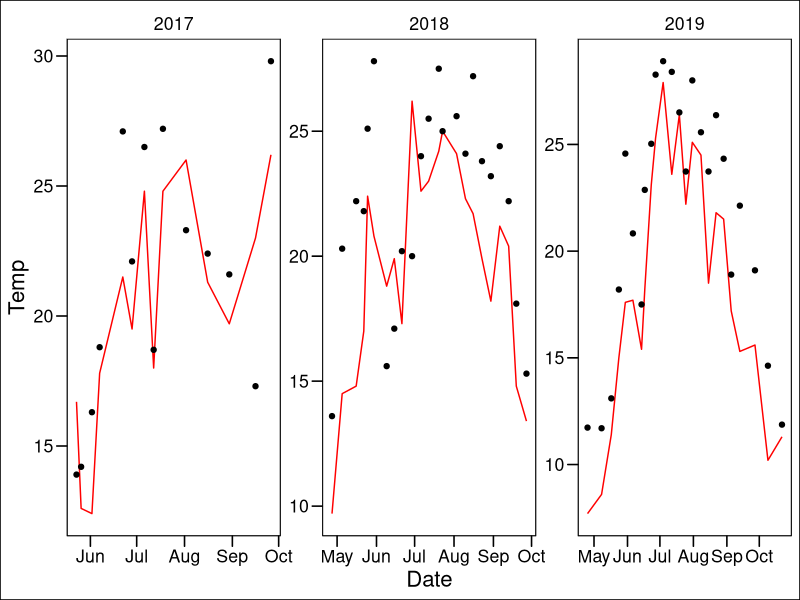
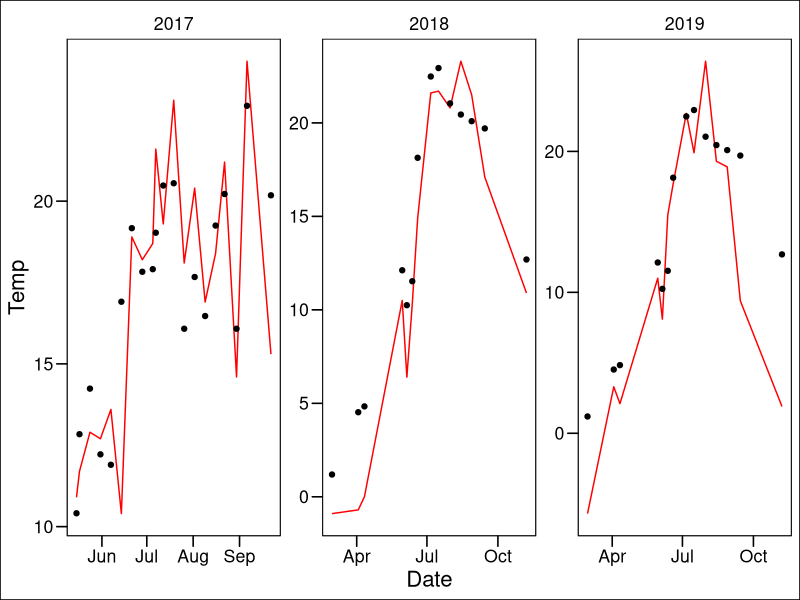

These figures' R source, in order:
## ---- chunk 1
library(readxl)
library(tidyverse)
library(ggthemes)
SoilTemp <- read_excel("data/SoilTemp.xlsx") |> 
  pivot_longer(cols = Obs:DNDC, names_to = "Model", values_to = "Temp")

Truro <- SoilTemp |> filter(Site != "Montreal")

Montreal <- SoilTemp |> filter(Site == "Montreal")
## ---- chunk 2
ggplot() +
  geom_line(data = Montreal |> filter(Model == "DNDC"), mapping = aes(Date, Temp), geom = "line", col = "red") +
  geom_point(data = Montreal |> filter(Model == "Obs"), mapping = aes(Date, Temp), geom = "point") +
  facet_wrap(~Year, scales = "free") + theme_base()
## ---- chunk 3
ggplot() +
  geom_line(data = Truro |> filter(Model == "DNDC"), mapping = aes(Date, Temp), geom = "line", col = "red") +
  geom_point(data = Truro |> filter(Model == "Obs"), mapping = aes(Date, Temp), geom = "point") +
  facet_wrap(~Year, scales = "free") +
  theme_base()
